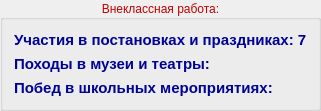
              <widget class="QGroupBox" name="groupBox_5">
               <property name="palette">
                <palette>
                 <active>
                  <colorrole role="WindowText">
                   <brush brushstyle="SolidPattern">
                    <color alpha="255">
                     <red>193</red>
                     <green>0</green>
                     <blue>0</blue>
                    </color>
                   </brush>
                  </colorrole>
                  <colorrole role="Dark">
                   <brush brushstyle="SolidPattern">
                    <color alpha="255">
                     <red>0</red>
                     <green>255</green>
                     <blue>0</blue>
                    </color>
                   </brush>
                  </colorrole>
                  <colorrole role="Text">
                   <brush brushstyle="SolidPattern">
                    <color alpha="255">
                     <red>231</red>
                     <green>231</green>
                     <blue>231</blue>
                    </color>
                   </brush>
                  </colorrole>
                  <colorrole role="ButtonText">
                   <brush brushstyle="SolidPattern">
                    <color alpha="255">
                     <red>242</red>
                     <green>218</green>
                     <blue>0</blue>
                    </color>
                   </brush>
                  </colorrole>
                  <colorrole role="ToolTipBase">
                   <brush brushstyle="SolidPattern">
                    <color alpha="102">
                     <red>0</red>
                     <green>170</green>
                     <blue>0</blue>
                    </color>
                   </brush>
                  </colorrole>
                  <colorrole role="PlaceholderText">
                   <brush brushstyle="SolidPattern">
                    <color alpha="128">
                     <red>231</red>
                     <green>231</green>
                     <blue>231</blue>
                    </color>
                   </brush>
                  </colorrole>
                 </active>
                 <inactive>
                  <colorrole role="WindowText">
                   <brush brushstyle="SolidPattern">
                    <color alpha="255">
                     <red>193</red>
                     <green>0</green>
                     <blue>0</blue>
                    </color>
                   </brush>
                  </colorrole>
                  <colorrole role="Dark">
                   <brush brushstyle="SolidPattern">
                    <color alpha="255">
                     <red>0</red>
                     <green>255</green>
                     <blue>0</blue>
                    </color>
                   </brush>
                  </colorrole>
                  <colorrole role="Text">
                   <brush brushstyle="SolidPattern">
                    <color alpha="255">
                     <red>231</red>
                     <green>231</green>
                     <blue>231</blue>
                    </color>
                   </brush>
                  </colorrole>
                  <colorrole role="ButtonText">
                   <brush brushstyle="SolidPattern">
                    <color alpha="255">
                     <red>242</red>
                     <green>218</green>
                     <blue>0</blue>
                    </color>
                   </brush>
                  </colorrole>
                  <colorrole role="ToolTipBase">
                   <brush brushstyle="SolidPattern">
                    <color alpha="102">
                     <red>0</red>
                     <green>170</green>
                     <blue>0</blue>
                    </color>
                   </brush>
                  </colorrole>
                  <colorrole role="PlaceholderText">
                   <brush brushstyle="SolidPattern">
                    <color alpha="128">
                     <red>231</red>
                     <green>231</green>
                     <blue>231</blue>
                    </color>
                   </brush>
                  </colorrole>
                 </inactive>
                 <disabled>
                  <colorrole role="WindowText">
                   <brush brushstyle="SolidPattern">
                    <color alpha="255">
                     <red>0</red>
                     <green>255</green>
                     <blue>0</blue>
                    </color>
                   </brush>
                  </colorrole>
                  <colorrole role="Dark">
                   <brush brushstyle="SolidPattern">
                    <color alpha="255">
                     <red>0</red>
                     <green>255</green>
                     <blue>0</blue>
                    </color>
                   </brush>
                  </colorrole>
                  <colorrole role="Text">
                   <brush brushstyle="SolidPattern">
                    <color alpha="255">
                     <red>0</red>
                     <green>255</green>
                     <blue>0</blue>
                    </color>
                   </brush>
                  </colorrole>
                  <colorrole role="ButtonText">
                   <brush brushstyle="SolidPattern">
                    <color alpha="255">
                     <red>0</red>
                     <green>255</green>
                     <blue>0</blue>
                    </color>
                   </brush>
                  </colorrole>
                  <colorrole role="ToolTipBase">
                   <brush brushstyle="SolidPattern">
                    <color alpha="102">
                     <red>0</red>
                     <green>170</green>
                     <blue>0</blue>
                    </color>
                   </brush>
                  </colorrole>
                  <colorrole role="PlaceholderText">
                   <brush brushstyle="SolidPattern">
                    <color alpha="128">
                     <red>231</red>
                     <green>231</green>
                     <blue>231</blue>
                    </color>
                   </brush>
                  </colorrole>
                 </disabled>
                </palette>
               </property>
               <property name="title">
                <string>Внеклассная работа:</string>
               </property>
               <property name="alignment">
                <set>Qt::AlignCenter</set>
               </property>
               <layout class="QVBoxLayout" name="verticalLayout_6">
                <item>
                 <widget class="QLabel" name="theater_count">
                  <property name="palette">
                   <palette>
                    <active>
                     <colorrole role="WindowText">
                      <brush brushstyle="SolidPattern">
                       <color alpha="255">
                        <red>0</red>
                        <green>3</green>
                        <blue>150</blue>
                       </color>
                      </brush>
                     </colorrole>
                    </active>
                    <inactive>
                     <colorrole role="WindowText">
                      <brush brushstyle="SolidPattern">
                       <color alpha="255">
                        <red>0</red>
                        <green>3</green>
                        <blue>150</blue>
                       </color>
                      </brush>
                     </colorrole>
                    </inactive>
                    <disabled>
                     <colorrole role="WindowText">
                      <brush brushstyle="SolidPattern">
                       <color alpha="127">
                        <red>255</red>
                        <green>255</green>
                        <blue>255</blue>
                       </color>
                      </brush>
                     </colorrole>
                    </disabled>
                   </palette>
                  </property>
                  <property name="font">
                   <font>
                    <pointsize>11</pointsize>
                    <weight>75</weight>
                    <bold>true</bold>
                   </font>
                  </property>
                  <property name="text">
                   <string>Участия в постановках и праздниках: 7</string>
                  </property>
                 </widget>
                </item>
                <item>
                 <widget class="QLabel" name="museum_trips">
                  <property name="palette">
                   <palette>
                    <active>
                     <colorrole role="WindowText">
                      <brush brushstyle="SolidPattern">
                       <color alpha="255">
                        <red>0</red>
                        <green>3</green>
                        <blue>150</blue>
                       </color>
                      </brush>
                     </colorrole>
                    </active>
                    <inactive>
                     <colorrole role="WindowText">
                      <brush brushstyle="SolidPattern">
                       <color alpha="255">
                        <red>0</red>
                        <green>3</green>
                        <blue>150</blue>
                       </color>
                      </brush>
                     </colorrole>
                    </inactive>
                    <disabled>
                     <colorrole role="WindowText">
                      <brush brushstyle="SolidPattern">
                       <color alpha="127">
                        <red>255</red>
                        <green>255</green>
                        <blue>255</blue>
                       </color>
                      </brush>
                     </colorrole>
                    </disabled>
                   </palette>
                  </property>
                  <property name="font">
                   <font>
                    <pointsize>11</pointsize>
                    <weight>75</weight>
                    <bold>true</bold>
                   </font>
                  </property>
                  <property name="text">
                   <string>Походы в музеи и театры:</string>
                  </property>
                 </widget>
                </item>
                <item>
                 <widget class="QLabel" name="wins_competitions">
                  <property name="palette">
                   <palette>
                    <active>
                     <colorrole role="WindowText">
                      <brush brushstyle="SolidPattern">
                       <color alpha="255">
                        <red>0</red>
                        <green>3</green>
                        <blue>150</blue>
                       </color>
                      </brush>
                     </colorrole>
                    </active>
                    <inactive>
                     <colorrole role="WindowText">
                      <brush brushstyle="SolidPattern">
                       <color alpha="255">
                        <red>0</red>
                        <green>3</green>
                        <blue>150</blue>
                       </color>
                      </brush>
                     </colorrole>
                    </inactive>
                    <disabled>
                     <colorrole role="WindowText">
                      <brush brushstyle="SolidPattern">
                       <color alpha="127">
                        <red>255</red>
                        <green>255</green>
                        <blue>255</blue>
                       </color>
                      </brush>
                     </colorrole>
                    </disabled>
                   </palette>
                  </property>
                  <property name="font">
                   <font>
                    <pointsize>11</pointsize>
                    <weight>75</weight>
                    <bold>true</bold>
                   </font>
                  </property>
                  <property name="text">
                   <string>Побед в школьных мероприятиях:</string>
                  </property>
                 </widget>
                </item>
               </layout>
              </widget>
